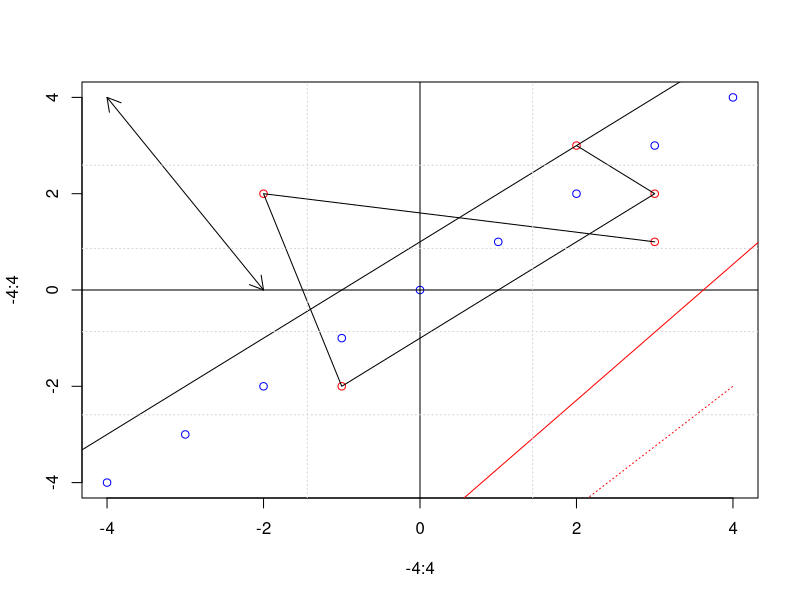

The R script that drew this image: (Note: this script raises an error after producing the figure.)
plot(-4:4,-4:4,type="p",col="blue");
# 绘制点，连接点
points(x=c(3,-2,-1,3,2),y=c(1,2,-2,2,3),col="red");
lines(x=c(3,-2,-1,3,2),y=c(1,2,-2,2,3),col="black");

# 绘制直线
abline(h=0);
abline(v=0);
abline(a=1,b=1); # 绘制y=x+1直线
abline(lm(mtcars$mpg~mtcars$qsec),col="red");

# 绘制线段
segments(x0=2,y0=-4.5,x1=4,y1=-2,col="red",lty="dotted");

# 绘制箭头，设置箭头的长度，角度，样式
arrows(x0=-4,y0=4,x1=-2,y1=0,length=0.15,angle=30,code=3);

# 绘制网格 将x轴分成3等分，y轴分成5等分
grid(nx=3,ny=5,col="lightgray",lty="dotted");

polygon(x,y=NULL,density=NULL,angle=45,
	border=NULL,col=NA,lty=par("lty"),fillOddEven=FALSE);

# 绘制多边形和矩形
plot(-4:4,-4:4,type="p",col="blue");
polygon(x=c(3,-2,-1,3,2),y=c(1,2,-2,2,3),col="red"); # 绘制多边形
rect(xleft=c(-4,0),ybottom=c(2,-4),xright=c(-2,2),ytop=c(4,2),
	col=c("blue","yellow")); # 绘制两个矩形，并填充颜色

# 主标题和子标题，字体相对大小为0.75
plot(mtcars$wt,mtcars$mpg,main="",sub="",xlab="",ylab="");
title(main="My Title",col.main="red",sub="My Sub-title",
	col.sub="blue",xlab="My X label",ylab="My Y label",
	col.lab="green",cex.lab=0.75);
# 使用text()/mtext()函数为绘图区域/边缘区域添加文本注释
plot(x=mtcars$wt,y=mtcars$mpg,main="Milage vs. Car Weight",
	xlab="Weight",ylab="Mileage",pch=18,col="blue");
text(x=mtcars$wt,y=mtcars$mpg,labels=row.names(mtcars),
	cex=0.6,pos=4,col="red");
mtext("Added by mtext()",side=2,line=2,col="blue");
